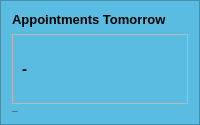
                                   <widget class="QFrame" name="card1_7">
                                    <property name="sizePolicy">
                                     <sizepolicy hsizetype="Preferred" vsizetype="Expanding">
                                      <horstretch>0</horstretch>
                                      <verstretch>0</verstretch>
                                     </sizepolicy>
                                    </property>
                                    <property name="maximumSize">
                                     <size>
                                      <width>16667</width>
                                      <height>16667</height>
                                     </size>
                                    </property>
                                    <property name="styleSheet">
                                     <string notr="true">
background-color: rgb(90, 188, 224);</string>
                                    </property>
                                    <property name="frameShape">
                                     <enum>QFrame::StyledPanel</enum>
                                    </property>
                                    <property name="frameShadow">
                                     <enum>QFrame::Raised</enum>
                                    </property>
                                    <layout class="QVBoxLayout" name="verticalLayout_38">
                                     <property name="spacing">
                                      <number>7</number>
                                     </property>
                                     <property name="leftMargin">
                                      <number>11</number>
                                     </property>
                                     <property name="topMargin">
                                      <number>11</number>
                                     </property>
                                     <property name="rightMargin">
                                      <number>11</number>
                                     </property>
                                     <property name="bottomMargin">
                                      <number>11</number>
                                     </property>
                                     <item>
                                      <widget class="QLabel" name="label_67">
                                       <property name="minimumSize">
                                        <size>
                                         <width>0</width>
                                         <height>0</height>
                                        </size>
                                       </property>
                                       <property name="maximumSize">
                                        <size>
                                         <width>300</width>
                                         <height>16777215</height>
                                        </size>
                                       </property>
                                       <property name="font">
                                        <font>
                                         <pointsize>10</pointsize>
                                         <weight>75</weight>
                                         <bold>true</bold>
                                        </font>
                                       </property>
                                       <property name="styleSheet">
                                        <string notr="true">color: rgb(0, 0, 0);
background-color: none;
font-size:10pt;</string>
                                       </property>
                                       <property name="text">
                                        <string>Appointments Tomorrow</string>
                                       </property>
                                      </widget>
                                     </item>
                                     <item>
                                      <widget class="QFrame" name="frame_38">
                                       <property name="styleSheet">
                                        <string notr="true">background-color:none;</string>
                                       </property>
                                       <property name="frameShape">
                                        <enum>QFrame::StyledPanel</enum>
                                       </property>
                                       <property name="frameShadow">
                                        <enum>QFrame::Raised</enum>
                                       </property>
                                       <layout class="QHBoxLayout" name="horizontalLayout_45">
                                        <item>
                                         <widget class="QLabel" name="num_app_tm">
                                          <property name="font">
                                           <font>
                                            <pointsize>11</pointsize>
                                            <weight>75</weight>
                                            <bold>true</bold>
                                           </font>
                                          </property>
                                          <property name="styleSheet">
                                           <string notr="true">color: rgb(0, 0, 0);
font-size:11pt;</string>
                                          </property>
                                          <property name="text">
                                           <string>-</string>
                                          </property>
                                         </widget>
                                        </item>
                                        <item>
                                         <widget class="QLabel" name="label_68">
                                          <property name="minimumSize">
                                           <size>
                                            <width>50</width>
                                            <height>50</height>
                                           </size>
                                          </property>
                                          <property name="maximumSize">
                                           <size>
                                            <width>70</width>
                                            <height>70</height>
                                           </size>
                                          </property>
                                          <property name="text">
                                           <string/>
                                          </property>
                                          <property name="pixmap">
                                           <pixmap resource="icons.qrc">:/icons/appointment.png</pixmap>
                                          </property>
                                          <property name="scaledContents">
                                           <bool>true</bool>
                                          </property>
                                         </widget>
                                        </item>
                                       </layout>
                                      </widget>
                                     </item>
                                     <item>
                                      <widget class="QLabel" name="label_69">
                                       <property name="font">
                                        <font>
                                         <pointsize>-1</pointsize>
                                        </font>
                                       </property>
                                       <property name="styleSheet">
                                        <string notr="true">background-color:none;
color: rgb(0, 0, 0);</string>
                                       </property>
                                       <property name="text">
                                        <string>Appointments</string>
                                       </property>
                                      </widget>
                                     </item>
                                    </layout>
                                   </widget>
